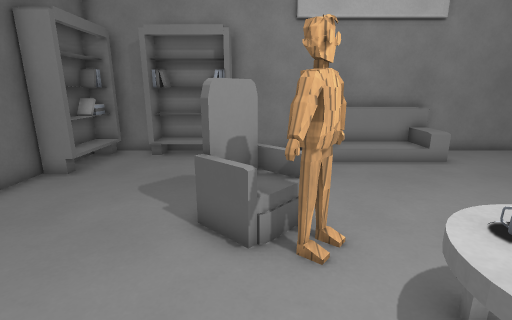
View 1 (above)

15 first-person views from a walk through a Godot game level. The camera is 1.5 m above the floor, tilts 14° down and sees 85° across. The floor is counted in squares, 0.51 m on a side. Each view is taken from the middle of a square. On the plan, view 1 faces up. The plan holds only what a view shows up to about 20 squares ahead; the rest is blank. Surface patterns are stand-ins for the level's own textures.

View 2
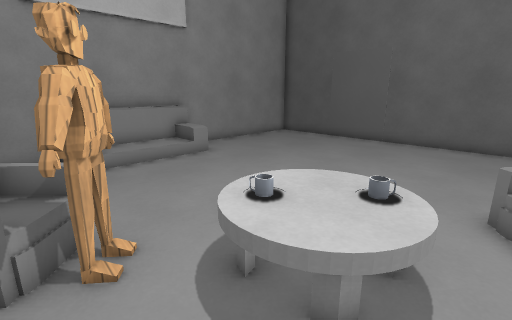

View 3
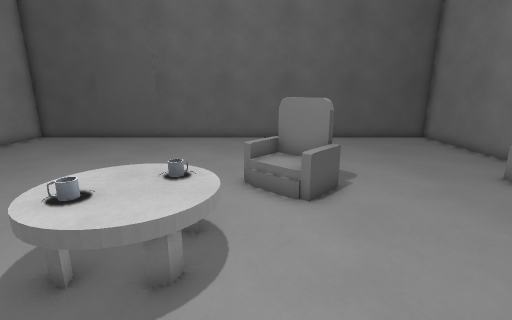

View 4
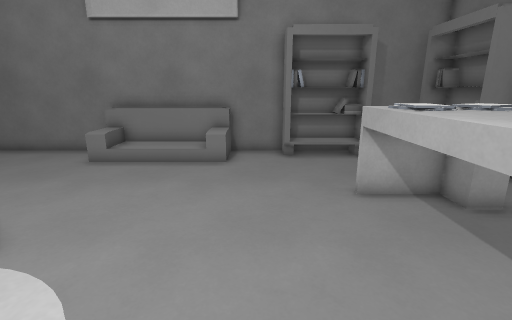

View 5
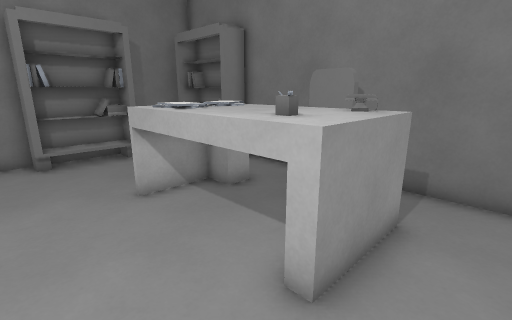

View 6
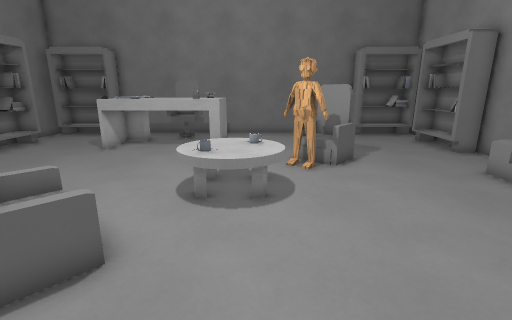

View 7
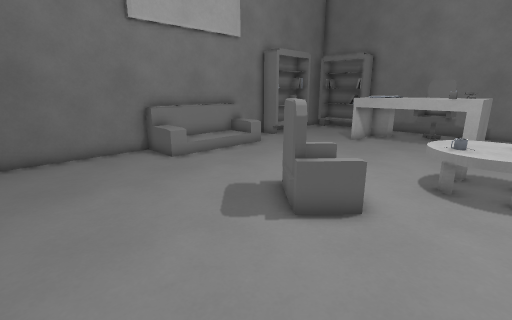

View 8
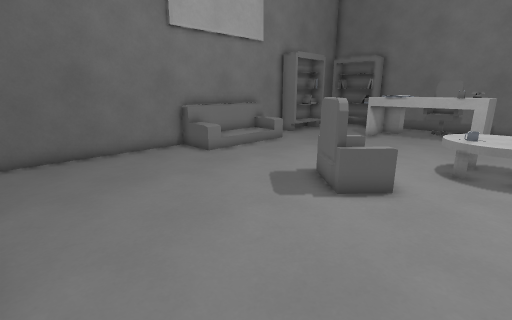

View 9
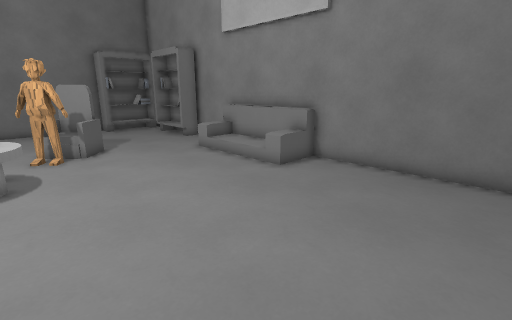

View 10
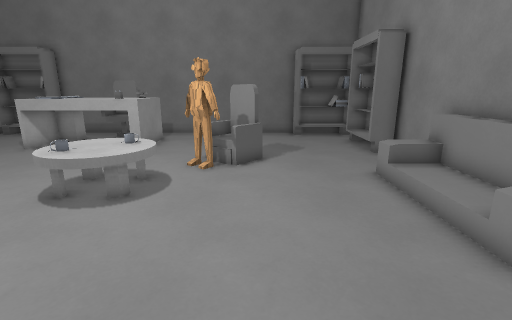

View 11
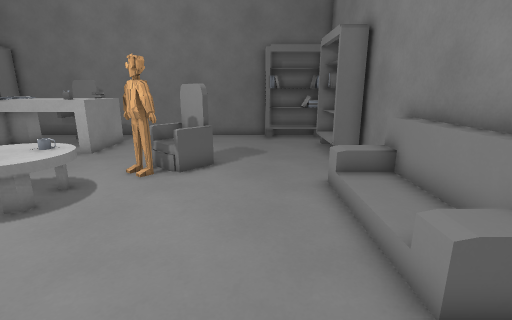

View 12
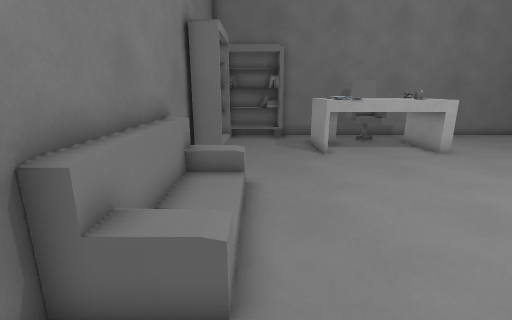

View 13
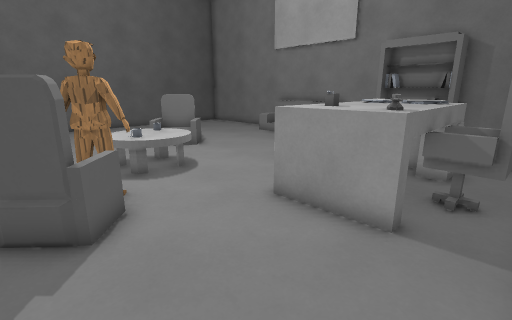

View 14
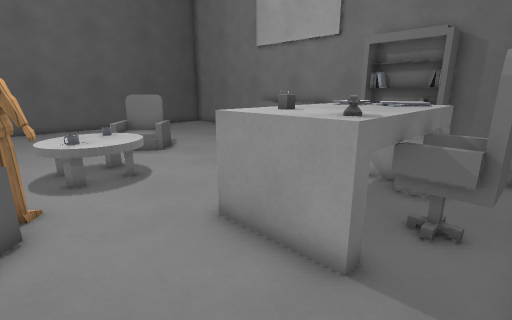

View 15
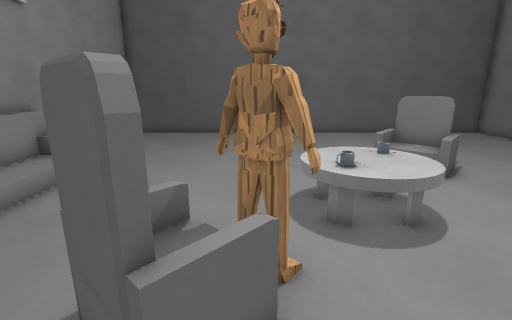

### Floor plan
Key: @ floor where view 1 was taken; # wall or solid block; x gap in a wall; . main floor; : floor 0.5 m higher than the main floor; D closed door; = window, fence, low wall or low ledge; ^ raised ledge; v drop or lower ground; S shelf; T table; O other object.
Columns run from 8 left of view 1 to 17 right of it. Each row starts with its distance up from view 1.
 14  ##########v###v##########
 13 ## SSSSS..#=====#........#
 12 #S........vOOOOO.........#
 11 #S........==...==........#
 10 ##.......................#
  9 # .......................D
  8 #........................D
  7 #......##=...............D
  6 #......#:#O..............#
  5 #......=xOO..............#
  4 #........O.TT............#
  3 #.........TTTT...........#
  2 #.........TTTT...........#
  1 #..TTTT...TTTT...........#
  0 #.#TTTT.@.......=........#
 -1 ##^TTTT.......=##=.......#
 -2 ##^TTTT.......=#=........#
 -3  # TTTT........=.........#
 -4    TT#T..................#
 -5 #  TTTT..................#
 -6 #S.......................#
 -7 ##.......................#
 -8 #S.......................#
 -9 #S.........OOOOO.........#
-10 #S .SSSSS.#=====#........#
-11 ###########v###v##########

Positions as (right, up) in squares from view 1, and headings:
1: (0, 0), facing up
2: (0, 0), facing up-right
3: (-1, 0), facing right
4: (1, 3), facing down
5: (1, 3), facing down-left
6: (12, 3), facing left
7: (14, 3), facing down-left
8: (16, 3), facing down-left
9: (15, 3), facing up-left
10: (12, 7), facing left
11: (11, 9), facing left
12: (11, -8), facing left
13: (-7, 7), facing down-right
14: (-7, 5), facing down-right
15: (-3, 5), facing right
